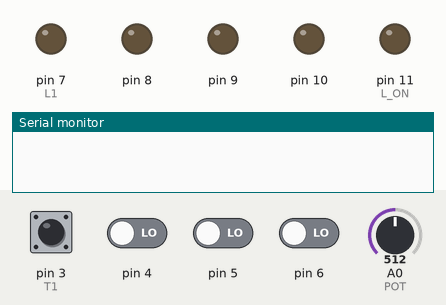
Recording of a sketch running on a simulated Arduino Uno, built with avr-gcc and run on an emulated ATmega328P. Parts: output pins drawn as LEDs (lit = HIGH), the last lines printed to the serial monitor. The inputs (shaded band) are chosen by the test bench; at power-on: pin 3 (T1), pin 4–6 LOW, A0 (POT) = 512. Random numbers use the default seed unless the sketch sets one.

Above: at 0.07 s.
1.3 s: pin 3 (T1) driven HIGH
At 3.6 s:
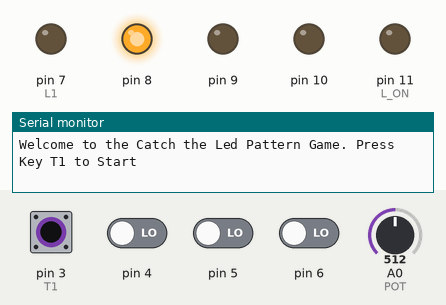
4.3 s: pin 5 driven HIGH
At 5.1 s:
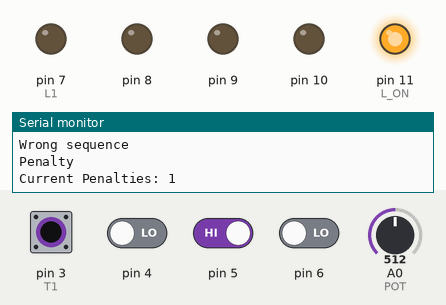
At 7.1 s:
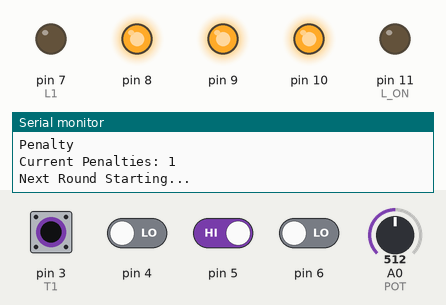
7.3 s: pin 3 (T1) pulsed LOW 5 times (0.12 s each, 0.3 s apart)
Timing chart, 0 to 40.6 s (numbered marks = the images above; inputs shaded):
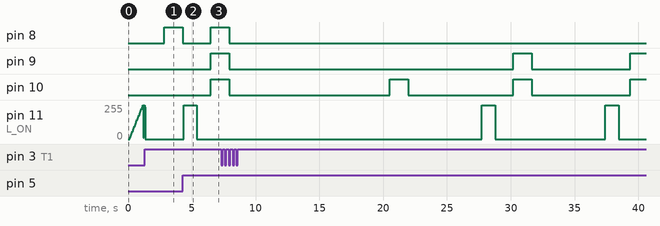

The sketch:

main.ino
```cpp
#include <avr/sleep.h>
#include <EnableInterrupt.h>
#include <math.h>
#include <stdlib.h>
#include <Bounce2.h>

#define n_buttons 4
#define n_leds 4

#define T1 3
#define T2 T1 + 1
#define T3 T2 + 1
#define T4 T3 + 1

#define L1 7
#define L2 L1 + 1
#define L3 L2 + 1
#define L4 L3 + 1

#define L_ON 11
#define POT A0

enum state {
  START,
  GENERATING,
  DISPLAYING,
  POLLING,
  CHECKING,
};

unsigned long Time1;
/*Time for leds to stay on*/
unsigned long Time2;
/*Time to recreate the configuration*/
unsigned long Time3;

int factor = 1;
int L;
int game_state;
int score = 0;
int penalty;
//TODO implement weighted led and button pattern style
/*where each led is weighted like 1 2 4 8
  and only the right button press allows it*/
int pattern[4];
int pattern_length;
int buttonPressed[4];
int brightness;
int fadeAmount;
int patternCounter;

int counter = 0;

Bounce buttons[4];

unsigned long time0;

void setup() {
  Serial.begin(9600);
  int seed = analogRead(5);
  randomSeed(seed);
  int i;
  for (i = L1; i < L1 + n_leds; i++) {
    pinMode(i, OUTPUT);
  }

  for (i = 0; i < n_buttons; i++) {
    buttons[i] = Bounce();
    buttons[i].attach(T1 + i, INPUT);
    buttons[i].interval(25);
  }

  pinMode(L_ON, OUTPUT);


  initializeVariables();
}

void loop() {
  if(millis()==0){
    delay(150);

    Serial.println("Welcome to the Catch the Led Pattern Game. Press Key T1 to Start");
  }
  if (game_state == START) {
    buttons[0].update();
    if (buttons[0].read() == LOW && millis() - time0 < (10 * 1000)) {
      waitingGameStart();
    } else {
      if (millis() - time0 < (10 * 1000)) {
        game_state = GENERATING;
        digitalWrite(L_ON, LOW);
        time0 = millis();
        counter = 0;
      } else {
        digitalWrite(L_ON, LOW);
        goToSleep();
        time0 = millis();
      }
    }
  }


  if (game_state == GENERATING) {
    if (millis() - time0 < Time1) {
      digitalWrite(counter, LOW);
      counter = (counter + 1) % 4;
    } else {
      if (counter < 4) {

        i_generatePattern();
        counter++;

      } else {
        pattern_length = 0;
        for (int i = 0; i < n_leds; i++) {
          if (pattern[i]) {
            pattern_length++;
          }
        }
        if (pattern[0] == 0 && pattern[1] == 0 && pattern[2] == 0 && pattern[3] == 0) {
          int anti_all_zeros_scenario = (int)random(4);
          pattern[anti_all_zeros_scenario] = 1;
          pattern_length = 1;
        }
        counter = 0;
        game_state = DISPLAYING;
        //millis for Time2
        time0 = millis();
      }
    }
  }

  if (game_state == DISPLAYING) {
    if (((millis() - time0) < Time2)) {
      displayPattern();
    } else {
      for (int i = 0; i < 4; i++) {
        digitalWrite(L1 + i, LOW);
      }
      counter = 0;
      game_state = POLLING;
      patternCounter = 0;
      //Proceding to Guessing
      time0 = millis();
    }
  }


  if (game_state == POLLING) {

    if (patternCounter != pattern_length && (millis() - time0 < Time3)) {
      i_polling();
      counter = (counter + 1) % n_buttons;
    } else {
      if (millis() - time0 > Time3) {
        Serial.println("Time's up");
      }
      patternCounter = 0;
      counter = 0;
      game_state = CHECKING;
    }
  }

  if (game_state == CHECKING) {
    //no need to check if the pattern is correct if the player racked up 3 or more penalties
    if (penalty < 3 && scoring()) {
      //Score
      score++;
      Serial.print("New point! Score: ");
      Serial.println(score);
      Serial.flush();
      Serial.println("Increasing Difficulty");
      Serial.flush();
      factor++;
      nextRound();
      Serial.println("Next Round Starting...");
      Serial.flush();
    } else {
      //Penalty
      penalty++;
      if (penalty >= 3) {
        Serial.print("Game Over. Final Score: ");
        Serial.flush();
        Serial.println(score);
        Serial.flush();
        delay(10 * 1000);
        initializeVariables();
        Serial.println("Welcome to the Catch the Led Pattern Game. Press Key T1 to Start");
      } else {
        digitalWrite(L_ON, HIGH);
        Serial.println("Penalty");
        Serial.flush();
        Serial.print("Current Penalties: ");
        Serial.flush();
        Serial.println(penalty);
        Serial.flush();
        delay(1000);
        digitalWrite(L_ON, LOW);
        nextRound();
        Serial.println("Next Round Starting...");
        Serial.flush();
      }
    }
  }
}

void waitingGameStart() {
  brightness = brightness + fadeAmount;
  if (brightness <= 0 || brightness >= 255) {
    fadeAmount = fadeAmount * (-1);
  }
  analogWrite(L_ON, brightness);
  delay(50);
}

void i_generatePattern() {
  checkForPenalty();
  int on = ((int)random(2));
  pattern[counter] = on;
}

void displayPattern() {
  checkForPenalty();
  for (int i = 0; i < n_leds; i++) {
    if (pattern[i]) {
      digitalWrite(i + L1, HIGH);
    }
  }
}

void i_polling() {
  //This stop inputting more than the needed inputs.
  if (patternCounter != n_buttons) {
    buttons[counter].update();
    if (buttons[counter].rose()) {
      buttonPressed[counter] = 1;
      patternCounter++;
    }
  }
}

bool scoring() {
  bool result = true;
  for (int i = 0; i < n_buttons; i++) {
    //if the led was on it checks if the corresponding button was pressed
    if (pattern[i] && pattern[i] != buttonPressed[i]) {
      Serial.println("Wrong sequence");
      return false;
    }
  }
  Serial.println("No errors in the sequence");
  return true;
}
void wakeUpNow() {}
void goToSleep() {
  Serial.println("Going to Sleep...");
  Serial.flush();
  set_sleep_mode(SLEEP_MODE_PWR_DOWN);
  sleep_enable();

  enableInterrupt(T1, wakeUpNow, CHANGE);
  enableInterrupt(T2, wakeUpNow, CHANGE);
  enableInterrupt(T3, wakeUpNow, CHANGE);
  enableInterrupt(T4, wakeUpNow, CHANGE);

  sleep_mode();

  sleep_disable();

  disableInterrupt(T1);
  disableInterrupt(T2);
  disableInterrupt(T3);
  disableInterrupt(T4);

  Serial.println("Woke up..");
  Serial.flush();

  delay(100);

  Serial.println("Welcome to the Catch the Led Pattern Game. Press Key T1 to Start");
}
void checkForPenalty() {
  for (int j = 0; j < 4; j++) {
    buttons[j].update();
    if (buttons[j].rose()) {
      penalty++;
    }
  }
}
void initializeVariables() {
  penalty = 0;
  score = 0;
  factor = 1;

  brightness = 0;
  fadeAmount = 15;
  nextRound();
  game_state = START;


}

void nextRound() {
  L = ((int)(analogRead(POT) / 256)) + 1;
  switch (L) {
    case 1:
      fadeAmount = 4;
      break;
    case 2:
      fadeAmount = 8;
      break;
    case 3:
      fadeAmount = 12;
      break;
    default:
      fadeAmount = 15;
      break;
  }
  randomSeed(random(5000));

  Time1 = (int)random(500, 2000);
  //1.0 is needed to box it to double so that the division doesn't approx to 0

  //As the game goes on Time2 and Time3 can reach 0
  Time2 = 1.0 / sqrt((L * factor)) * (2500);
  Time3 = (1 / sqrt(L * factor)) * (2500 * 4);
  //This prevents any value below doable times
  Time2 = (Time2 > 400) ? Time2 : 400;
  Time3 = (Time3 > 600 * 4) ? Time3 : 600 * 4;

  patternCounter = 0;
  pattern_length = 0;
  game_state = GENERATING;

  for (int i = 0; i < n_buttons; i++) {
    buttonPressed[i] = -1;
    pattern[i] = 0;
  }

  time0 = millis();
}
```

Measured:
- after the input at 1.3 s, pin 8: LOW → HIGH after 1.5 s, → LOW 1.4 s later
- after the input at 4.3 s, pin 8–10: LOW → HIGH after 2.2 s; pin 11 (L_ON): 0/255 → 255/255 after 0.05 s, → 0/255 1.0 s later
